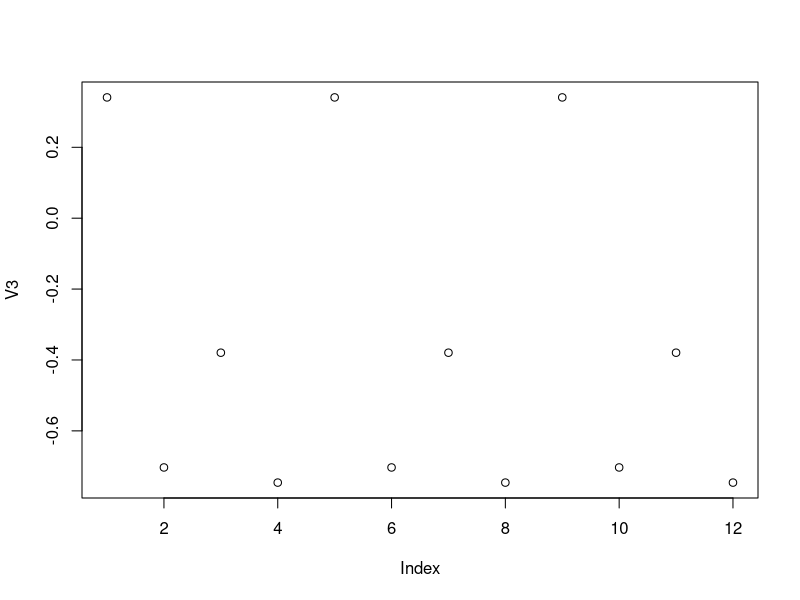

R code for this plot:

#data.table first steps

library(data.table)

#General form: DT[i, j, by]                
#“Take DT, subset rows using i, then calculate j grouped by by”

set.seed(45L)
DT <- data.table(V1=c(1L,2L),
                 V2=LETTERS[1:3],
                 V3=round(rnorm(4),4),
                 V4=1:12)


# Subconjunto de linhas - usando 1o atributo

DT[3:5,]
DT[3:5]

DT[V2=="C"] # filtrar linhas na coluna x
DT[V2 %in% c("A","C")]


# manipulando colunas - 2o atributo

DT[,V2]
class(DT[,.(V2,V3)]) # em mais de 1 coluna -> .(fun(c1),fun(c2))
DT[,sum(V1)]
DT[,.(sum(V1),sd(V3))]  
DT[,.(Aggregate=sum(V1),Sd.V3=round(sd(V3),2))]      
DT[,.(V1,Sd.V3=sd(V3))]
DT[,.(var = print(V2),plot(V3))]


# agrupandos por colunas - 3o atributo - by

DT[,.(V4.Sum=sum(V4)),by=V1] #Calculate sum of V4 for every group in V1
DT[,.(V4.Sum=sum(V4)),by=.(V1,V2)] # grupos de V1 e V2
DT[,.(V4.Sum=sum(V4)),by=sign(V1-1)]
DT[,.(V4.Sum=sum(V4)),by=.(V1.01=sign(V1-1))] 
DT[1:5,.(V3.Sum=round(sum(V3))),by=V1]
DT[,.N,by=V1] #numero de obs por grupo de V1

DT[,list(nome=mean(V3)),by=.(pri=V2,sec=V1)]


# fixando coluna
setkey(DT,V2)
DT["A"]











